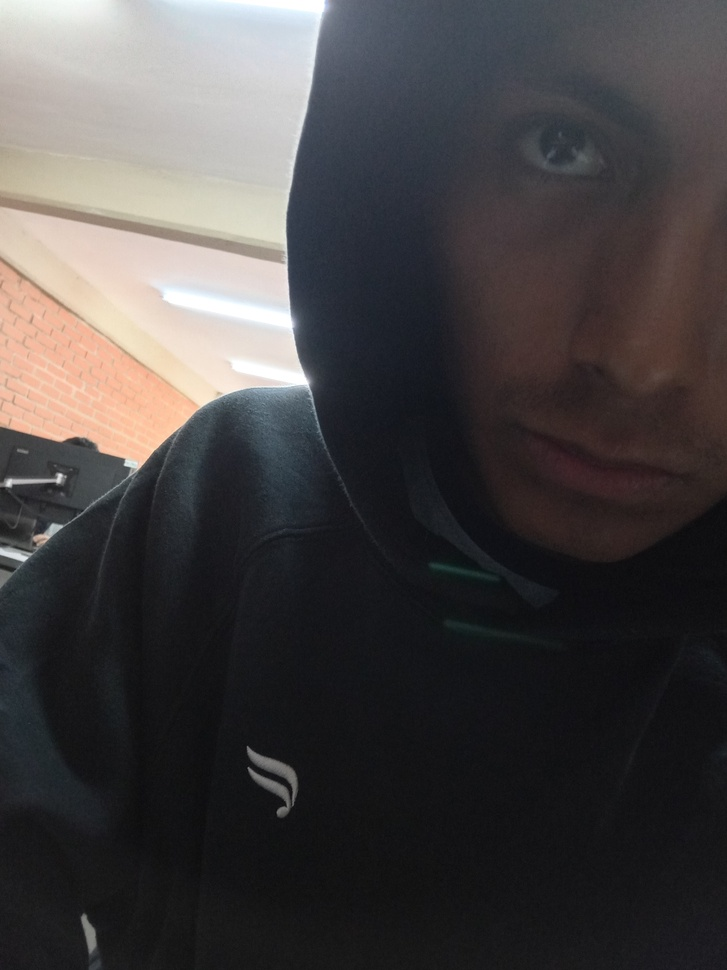
#> input picture Practica2/foto1.jpeg, 727 x 970 px, shrunk from 2448 x 3264 before the run
$ jupyter execute Forma.ipynb
#> lines starting #> are read from the running program, lines starting #| are printed output that depends on the picture
[cell 1]
import cv2
import matplotlib.pyplot as plt

# Cargar foto 1 en BGR
img1 = cv2.imread('foto1.jpeg')
#> img1 is the input picture: shape (970, 727, 3); mean B, G, R 67.9, 67.4, 70.5

# Convertir a RGB para que matplotlib la muestre bien
img1_rgb = cv2.cvtColor(img1, cv2.COLOR_BGR2RGB)

# Mostrar foto 1 en color
plt.figure(figsize=(8,6))
plt.title('Foto 1 - Color original')
plt.imshow(img1_rgb)
plt.show()

# Convertir a escala de grises
img1_gray = cv2.cvtColor(img1, cv2.COLOR_BGR2GRAY)

# Mostrar en gris
plt.figure(figsize=(8,6))
plt.title('Foto 1 - Escala de grises')
plt.imshow(img1_gray, cmap='gray')
plt.show()

# Guardar ambas versiones
cv2.imwrite('FOTO1_original.jpg', img1)
cv2.imwrite('FOTO1_gris.jpg', img1_gray)
print("Foto 1 guardada (original y gris)")

[cell 2]
import cv2
import matplotlib.pyplot as plt

# Cargar foto 2
img2 = cv2.imread('foto2.jpeg')
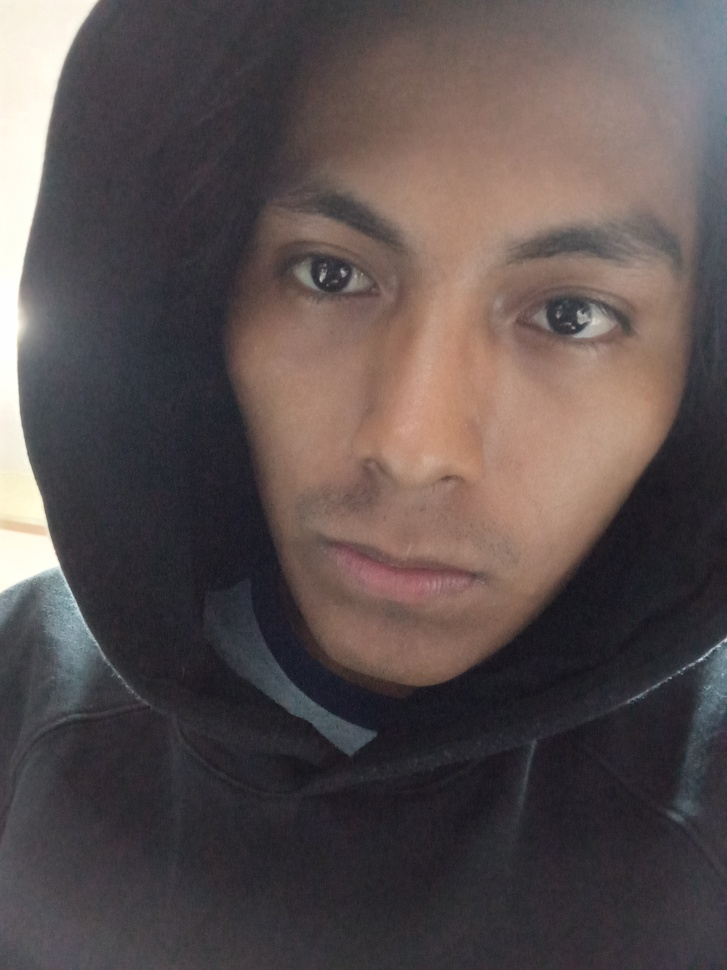
#> input picture Practica2/foto2.jpeg, 727 x 970 px, shrunk from 2448 x 3264 before the run
#> img2 is the input picture: shape (970, 727, 3); mean B, G, R 79.2, 80, 90.5

# Convertir a RGB
img2_rgb = cv2.cvtColor(img2, cv2.COLOR_BGR2RGB)

# Mostrar en color
plt.figure(figsize=(8,6))
plt.title('Foto 2 - Color original')
plt.imshow(img2_rgb)
plt.show()

# Convertir a gris
img2_gray = cv2.cvtColor(img2, cv2.COLOR_BGR2GRAY)

# Mostrar en gris
plt.figure(figsize=(8,6))
plt.title('Foto 2 - Escala de grises')
plt.imshow(img2_gray, cmap='gray')
plt.show()

# Guardar
cv2.imwrite('foto2_original.jpg', img2)
cv2.imwrite('foto2_gris.jpg', img2_gray)
print("Foto 2 guardada (original y gris)")

[cell 3]
import cv2
import matplotlib.pyplot as plt

# Cargar foto 3
img3 = cv2.imread('foto3.jpeg')
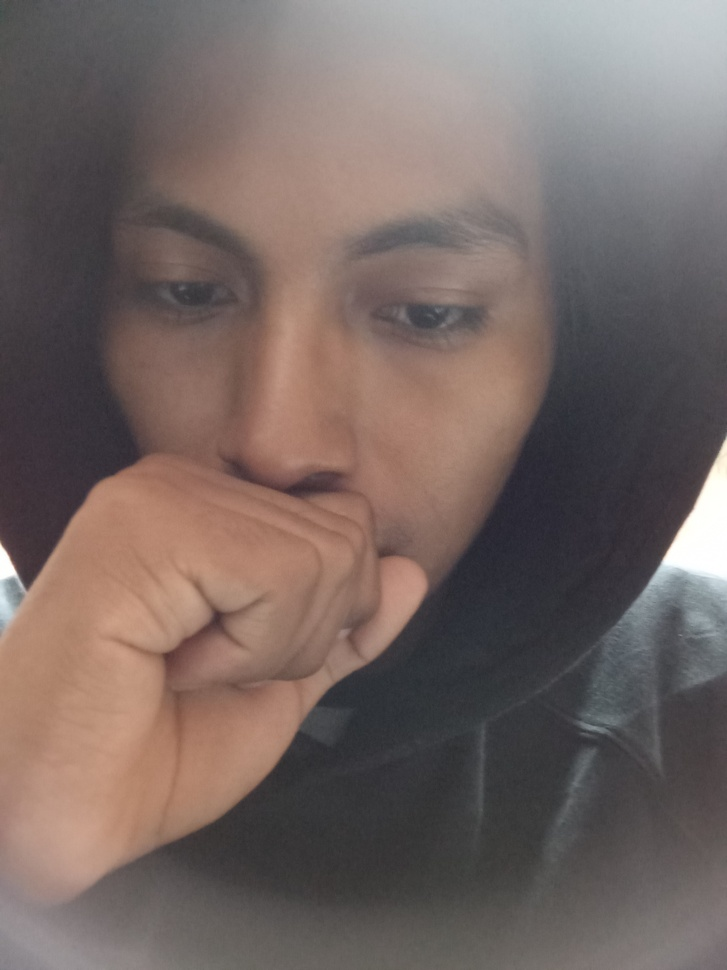
#> input picture Practica2/foto3.jpeg, 727 x 970 px, shrunk from 2448 x 3264 before the run
#> img3 is the input picture: shape (970, 727, 3); mean B, G, R 99.6, 103.3, 117.2

# Convertir a RGB
img3_rgb = cv2.cvtColor(img3, cv2.COLOR_BGR2RGB)

# Mostrar en color
plt.figure(figsize=(8,6))
plt.title('Foto 3 - Color original')
plt.imshow(img3_rgb)
plt.show()

# Convertir a gris
img3_gray = cv2.cvtColor(img3, cv2.COLOR_BGR2GRAY)

# Mostrar en gris
plt.figure(figsize=(8,6))
plt.title('Foto 3 - Escala de grises')
plt.imshow(img3_gray, cmap='gray')

plt.show()

# Guardar
cv2.imwrite('FOTO3_ORIGINAL.jpg', img3)
cv2.imwrite('FOTO3_GRIS.jpg', img3_gray)
print("Foto 3 guardada (original y gris)")

[cell 4]
import cv2
import matplotlib.pyplot as plt

img = cv2.imread('foto1.jpeg')
img_rgb = cv2.cvtColor(img, cv2.COLOR_BGR2RGB)
gray = cv2.cvtColor(img, cv2.COLOR_BGR2GRAY)

# Separar canales
b = img[:,:,0]
g = img[:,:,1]
r = img[:,:,2]

# Color falso (ejemplo JET)
falso_color = cv2.applyColorMap(gray, cv2.COLORMAP_JET)
falso_rgb = cv2.cvtColor(falso_color, cv2.COLOR_BGR2RGB)

# Mostrar todo junto
plt.figure(figsize=(15, 8))

plt.subplot(2,3,1)
plt.title('Color original')
plt.imshow(img_rgb)
plt.axis('off')

plt.subplot(2,3,2)
plt.title('Gris')
plt.imshow(gray, cmap='gray')
plt.axis('off')

plt.subplot(2,3,3)
plt.title('Canal Azul')
plt.imshow(b, cmap='gray')
plt.axis('off')

plt.subplot(2,3,4)
plt.title('Canal Verde')
plt.imshow(g, cmap='gray')
plt.axis('off')

plt.subplot(2,3,5)
plt.title('Canal Rojo')
plt.imshow(r, cmap='gray')
plt.axis('off')

plt.subplot(2,3,6)
plt.title('Color falso (JET)')
plt.imshow(falso_rgb)
plt.axis('off')

plt.suptitle('Foto 1 - Análisis completo')
plt.tight_layout()
plt.show()

[cell 5]
import cv2
import matplotlib.pyplot as plt

img = cv2.imread('foto2.jpeg')
img_rgb = cv2.cvtColor(img, cv2.COLOR_BGR2RGB)
gray = cv2.cvtColor(img, cv2.COLOR_BGR2GRAY)

b = img[:,:,0]
g = img[:,:,1]
r = img[:,:,2]

falso_color = cv2.applyColorMap(gray, cv2.COLORMAP_VIRIDIS)
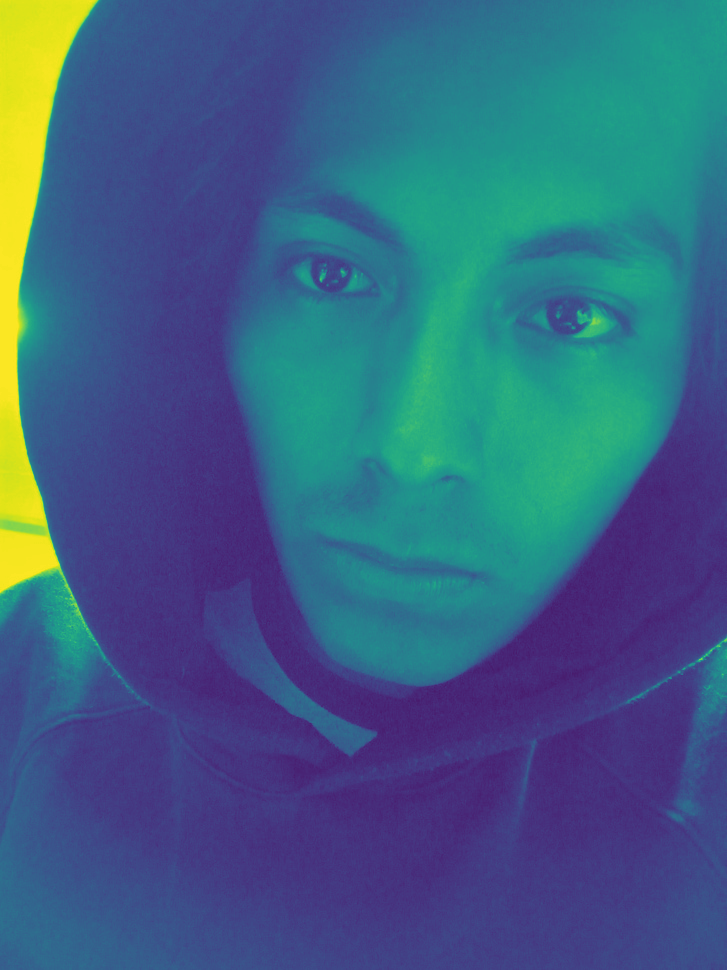
#> falso_color: shape (970, 727, 3); mean B, G, R 131.5, 98.1, 59.9
falso_rgb = cv2.cvtColor(falso_color, cv2.COLOR_BGR2RGB)

plt.figure(figsize=(15, 8))

plt.subplot(2,3,1); plt.imshow(img_rgb); plt.title('Color original'); plt.axis('off')
plt.subplot(2,3,2); plt.imshow(gray, cmap='gray'); plt.title('Gris'); plt.axis('off')
plt.subplot(2,3,3); plt.imshow(b, cmap='gray'); plt.title('Azul'); plt.axis('off')
plt.subplot(2,3,4); plt.imshow(g, cmap='gray'); plt.title('Verde'); plt.axis('off')
plt.subplot(2,3,5); plt.imshow(r, cmap='gray'); plt.title('Rojo'); plt.axis('off')
plt.subplot(2,3,6); plt.imshow(falso_rgb); plt.title('Color falso (VIRIDIS)'); plt.axis('off')

plt.suptitle('Foto 2 - Análisis completo')
plt.tight_layout()
plt.show()

[cell 6]
import cv2
import matplotlib.pyplot as plt

img = cv2.imread('foto3.jpeg')
img_rgb = cv2.cvtColor(img, cv2.COLOR_BGR2RGB)
gray = cv2.cvtColor(img, cv2.COLOR_BGR2GRAY)

b = img[:,:,0]
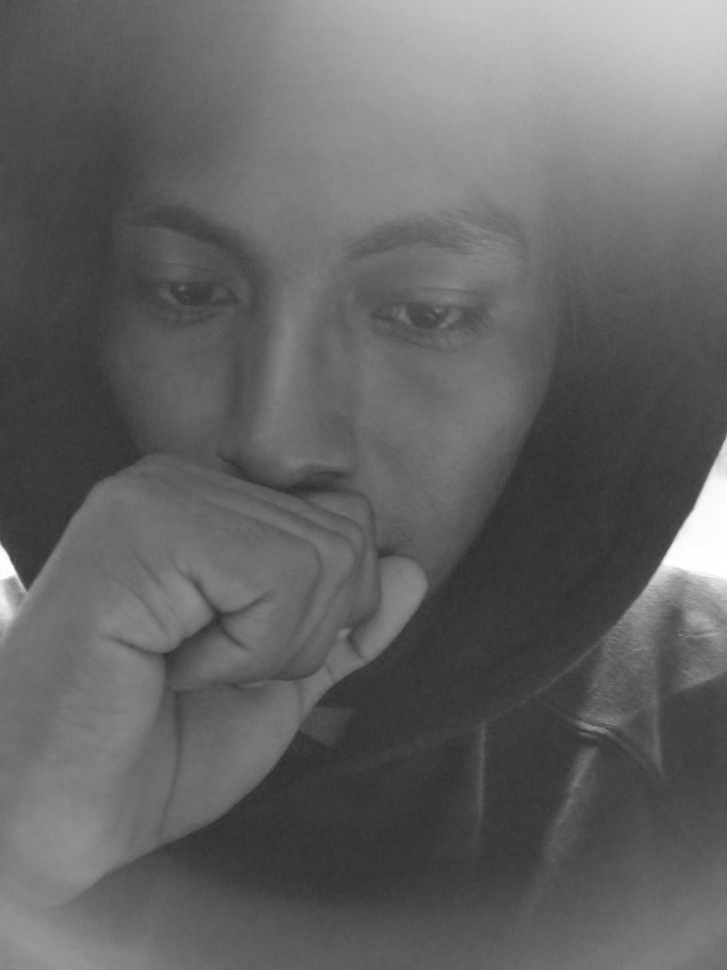
#> b: shape (970, 727); min 43, max 255, mean 99.6
g = img[:,:,1]
r = img[:,:,2]
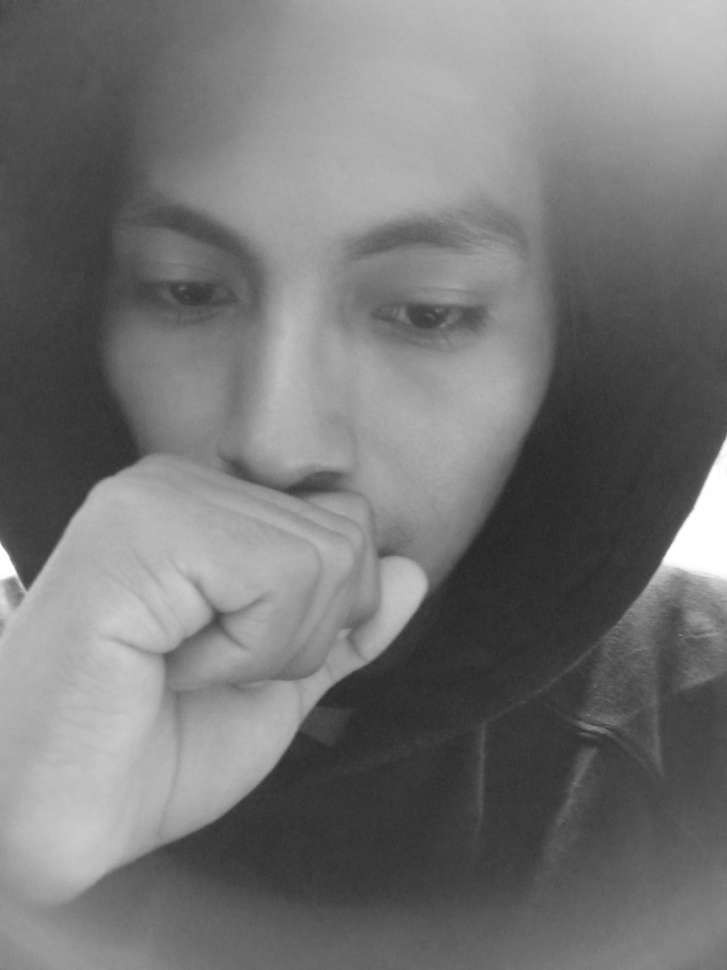
#> r: shape (970, 727); min 37, max 255, mean 117.2

falso_color = cv2.applyColorMap(gray, cv2.COLORMAP_HOT)
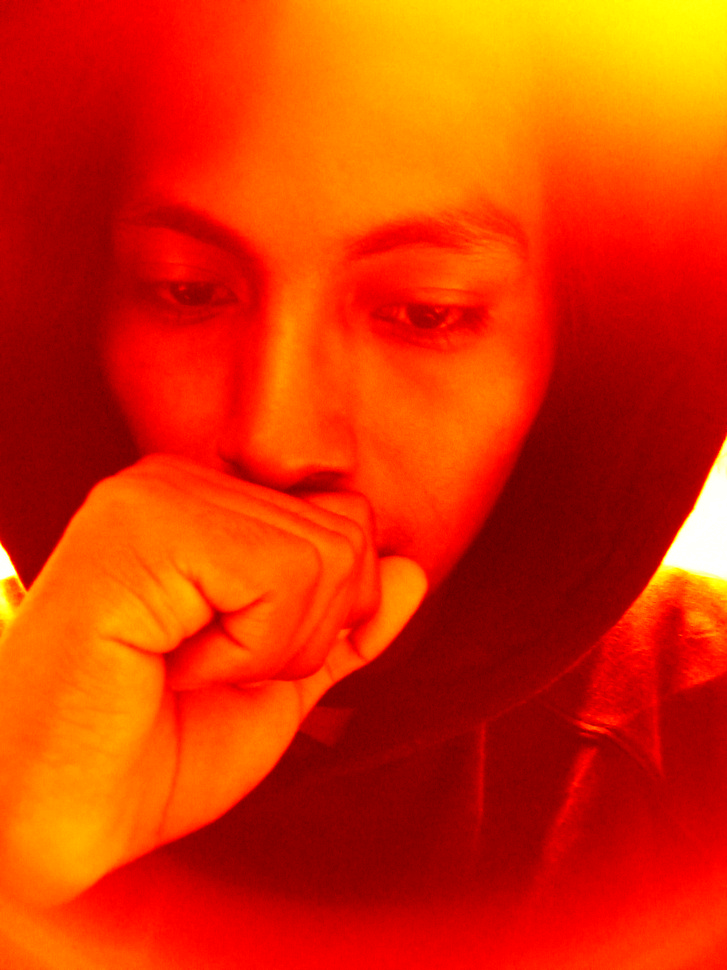
#> falso_color: shape (970, 727, 3); mean B, G, R 1.7, 49.8, 216.9
falso_rgb = cv2.cvtColor(falso_color, cv2.COLOR_BGR2RGB)

plt.figure(figsize=(15, 8))

plt.subplot(2,3,1); plt.imshow(img_rgb); plt.title('Color original'); plt.axis('off')
plt.subplot(2,3,2); plt.imshow(gray, cmap='gray'); plt.title('Gris'); plt.axis('off')
plt.subplot(2,3,3); plt.imshow(b, cmap='gray'); plt.title('Azul'); plt.axis('off')
plt.subplot(2,3,4); plt.imshow(g, cmap='gray'); plt.title('Verde'); plt.axis('off')
plt.subplot(2,3,5); plt.imshow(r, cmap='gray'); plt.title('Rojo'); plt.axis('off')
plt.subplot(2,3,6); plt.imshow(falso_rgb); plt.title('Color falso (HOT)'); plt.axis('off')

plt.suptitle('Foto 3 - Análisis completo')
plt.tight_layout()
plt.show()
